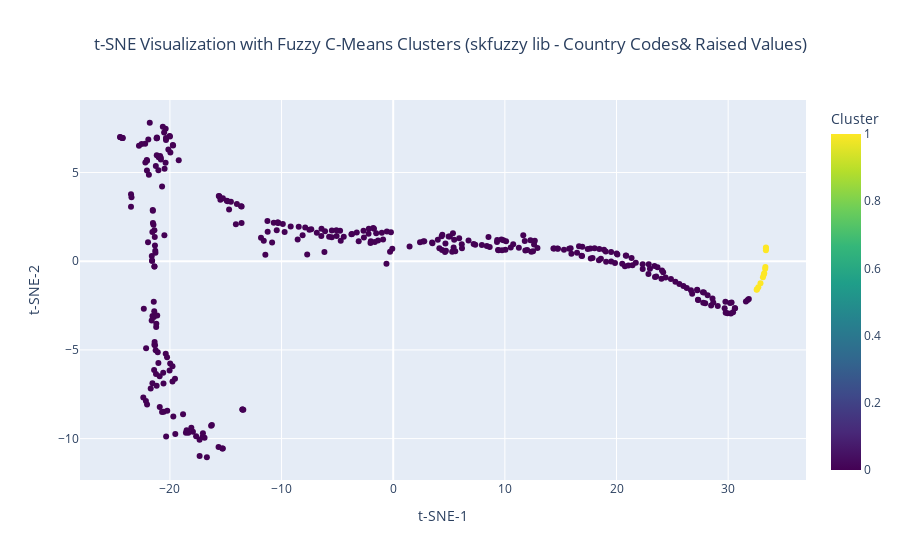

The cell this chart's notebook holds for it:
### Code cell
# Step 5: Add country codes to the DataFrame
results_df["Country Code"] = results_df["Country"].map(country_codes)


# Step 6: Visualize the clusters with Plotly
fig = px.scatter(results_df, x="TSNE-1", y="TSNE-2", color="Cluster",
                 hover_data=["Country Code", "Raised"],
                 title="t-SNE Visualization with Fuzzy C-Means Clusters (skfuzzy lib - Country Codes& Raised Values)",
                 labels={"TSNE-1": "t-SNE-1", "TSNE-2": "t-SNE-2", "Cluster": "Cluster"},
                 color_continuous_scale=px.colors.sequential.Viridis)

fig.update_traces(marker=dict(size=12, line=dict(width=2, color='DarkSlateGrey')),
                  selector=dict(mode='markers+text'))

fig.update_layout(legend_title_text='Cluster',
                  xaxis_title="t-SNE-1",
                  yaxis_title="t-SNE-2",
                  title_x=0.5)

fig.show()

### Figure 1 — Plotly figure (JSON) as saved in the notebook; plotly's stock layout.template omitted (floating-point values rounded to 4 significant figures; data arrays with more than 128 entries replaced by an {"elided": "..."} marker saying what was removed)
{"data": [{"customdata": {"elided": "339x2 mixed values"}, "hovertemplate": "t-SNE-1=%{x}<br>t-SNE-2=%{y}<br>Country Code=%{customdata[0]}<br>Raised=%{customdata[1]}<br>Cluster=%{marker.color}<extra></extra>", "legendgroup": "", "marker": {"color": {"elided": "339 int values"}, "coloraxis": "coloraxis", "symbol": "circle"}, "mode": "markers", "name": "", "orientation": "v", "showlegend": false, "type": "scatter", "x": {"elided": "339 float values"}, "xaxis": "x", "y": {"elided": "339 float values"}, "yaxis": "y"}], "layout": {"autosize": true, "coloraxis": {"colorbar": {"title": {"text": "Cluster"}}, "colorscale": [[0, "#440154"], [0.1111, "#482878"], [0.2222, "#3e4989"], [0.3333, "#31688e"], [0.4444, "#26828e"], [0.5556, "#1f9e89"], [0.6667, "#35b779"], [0.7778, "#6ece58"], [0.8889, "#b5de2b"], [1, "#fde725"]]}, "legend": {"title": {"text": "Cluster"}, "tracegroupgap": 0}, "title": {"text": "t-SNE Visualization with Fuzzy C-Means Clusters (skfuzzy lib - Country Codes& Raised Values)", "x": 0.5}, "xaxis": {"anchor": "y", "autorange": true, "domain": [0, 1], "range": [-27.97, 36.89], "title": {"text": "t-SNE-1"}, "type": "linear"}, "yaxis": {"anchor": "x", "autorange": true, "domain": [0, 1], "range": [-12.61, 9.359], "title": {"text": "t-SNE-2"}, "type": "linear"}}}
